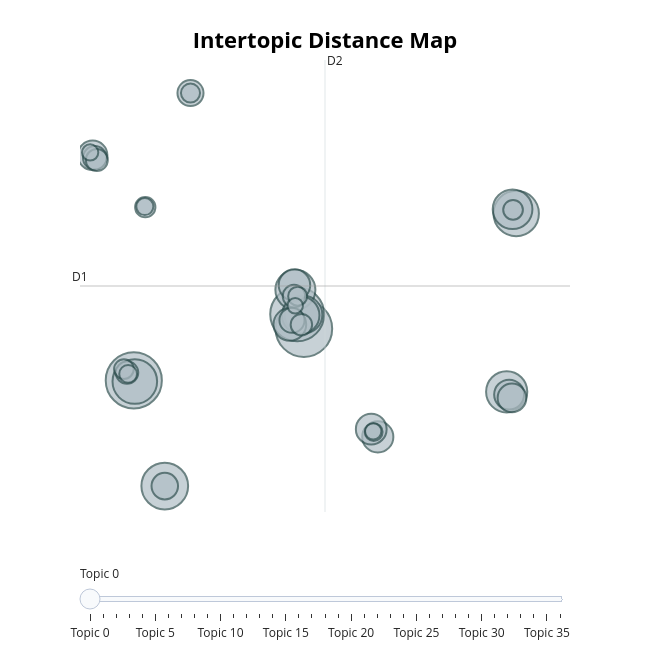

The code cell stored with this chart in its notebook:
### Code cell
topic_model.visualize_topics()

### Figure 1 — Plotly figure (JSON) as saved in the notebook; plotly's stock layout.template omitted (floating-point values rounded to 4 significant figures)
{"data": [{"customdata": [[0, " \"Homeless Man Yelled at by Police\" |  |  |  | ", 132], [1, " Camping Trip Planning Tips and Recommendations |  |  |  | ", 130], [2, " \"Toronto Homelessness Report: Crisis and Data\" |  |  |  | ", 120], [3, " \"Pet Care and Reunification Strategies\" |  |  |  | ", 90], [4, " \"Doctor's Advice on Pain Relief Post-Surgery\" |  |  |  | ", 85], [5, " \"Exploring Calgary's Music Festivals\" |  |  |  | ", 82], [6, " Title: \"Managing Nighttime Noise in Apartments\" |  |  |  | ", 70], [7, " \"Donate Used Clothing & Items to Shelters\" |  |  |  | ", 66], [8, " \"Cost Recommendations for Rough Basement Repair\" |  |  |  | ", 65], [9, " \"Resources for Homeless Seeking Work and Housing\" |  |  |  | ", 59], [10, " \"Budget and Housing in Edmonton's City Council Election\" |  |  |  | ", 58], [11, " \"French Language Usage Analysis\" |  |  |  | ", 44], [12, " \"Stolen Items: Bike, Wallet, Trailers\" |  |  |  | ", 41], [13, " \"Bus Routes and Transit Systems\" |  |  |  | ", 40], [14, " \"Shelter Spaces Open in Vancouver Tonight\" |  |  |  | ", 39], [15, " \"Weather Risks and Sleep Disturbances\" |  |  |  | ", 37], [16, " \"Hamilton Encampment Protocol: Safety & Rights\" |  |  |  | ", 36], [17, " \"Saanich Highway Encampment Incident Update\" |  |  |  | ", 34], [18, " \"Volunteering for Hamilton Animal Shelters\" |  |  |  | ", 29], [19, " \"Safe Downtown Apartments vs Homelessness\" |  |  |  | ", 28], [20, " Montreal Homeless Encampment Crisis: A Visitor's Perspective |  |  |  | ", 26], [21, " Title: \"Winnipeg's Homeless Encampment Housing Strategy\" |  |  |  | ", 23], [22, " \"Winnipeg Community Support Launches Website\" |  |  |  | ", 21], [23, " Title: \"Suggestions for Meeting People in Winnipeg\" |  |  |  | ", 21], [24, " \"Halifax Councillor Addresses Homeless Encampment Concerns\" |  |  |  | ", 20], [25, " \"Homeless Struggle with Drugs in City\" |  |  |  | ", 19], [26, " \"Beef vs Chicken: Basics to Super Green Selection\" |  |  |  | ", 17], [27, " \"Ikea Mattress Buying Guide\" |  |  |  | ", 16], [28, " \"French Job Market for Anglophones\" |  |  |  | ", 16], [29, " \"Toronto vs London: City Comparisons\" |  |  |  | ", 15], [30, " \"Weekly Edmonton Events Email\" |  |  |  | ", 15], [31, " \"Bus Shelter Design for Cold Weather\" |  |  |  | ", 13], [32, " \"Fitness Options for Busy Society\" |  |  |  | ", 13], [33, " \"Downtown Soup: Feeding Need in Dartmouth\" |  |  |  | ", 12], [34, " \"Warming Shelters for Unhoused During Cold Weather\" |  |  |  | ", 11], [35, " Drive Park Encampment Issue\n\nCreate a title for this article about a new study on the effects of climate change on coastal cities.\n\nTitle: \"Coast |  |  |  | ", 11], [36, " \"National Mental Health Drug Programs: BC's Strategy\" |  |  |  | ", 10]], "hovertemplate": "<b>Topic %{customdata[0]}</b><br>%{customdata[1]}<br>Size: %{customdata[2]}", "legendgroup": "", "marker": {"color": "#B0BEC5", "line": {"color": "DarkSlateGrey", "width": 2}, "size": [132, 130, 120, 90, 85, 82, 70, 66, 65, 59, 58, 44, 41, 40, 39, 37, 36, 34, 29, 28, 26, 23, 21, 21, 20, 19, 17, 16, 16, 15, 15, 13, 13, 12, 11, 11, 10], "sizemode": "area", "sizeref": 0.0825, "symbol": "circle"}, "mode": "markers", "name": "", "orientation": "v", "showlegend": false, "type": "scatter", "x": [9.453, -1.541, 9.02, 0.4605, 23.17, -1.474, 22.56, 8.903, 22.94, 9.424, 9.246, 8.545, 8.842, 14.23, 13.8, 22.72, -4.201, 22.9, 0.4617, 2.124, 8.683, -4.062, 8.813, -1.981, -3.932, 9.291, -0.7992, 22.97, -2.178, 2.124, 9.052, 13.96, -1.907, -0.8274, 13.93, -4.363, 8.891], "xaxis": "x", "y": [-0.8522, -3.779, -0.03804, -9.757, 5.666, -3.846, -4.426, 1.343, 5.901, -0.06579, -0.09695, -0.6127, 1.611, -6.976, -6.54, -4.584, 8.953, -4.769, -9.76, 12.47, -0.3785, 8.814, 0.9884, -3.337, 8.684, -0.6277, 6.02, 5.871, -3.139, 12.47, 0.9791, -6.703, -3.41, 6.054, -6.663, 9.115, 0.4425], "yaxis": "y"}], "layout": {"annotations": [{"showarrow": false, "text": "D1", "x": -5.017, "y": 1.561, "yshift": 10}, {"showarrow": false, "text": "D2", "x": 10.82, "xshift": 10, "y": 14.35}], "height": 650, "hoverlabel": {"bgcolor": "white", "font": {"family": "Rockwell", "size": 16}}, "legend": {"itemsizing": "constant", "tracegroupgap": 0}, "margin": {"t": 60}, "shapes": [{"line": {"color": "#CFD8DC", "width": 2}, "type": "line", "x0": 10.82, "x1": 10.82, "y0": -11.22, "y1": 14.35}, {"line": {"color": "#9E9E9E", "width": 2}, "type": "line", "x0": -5.017, "x1": 26.65, "y0": 1.561, "y1": 1.561}], "sliders": [{"active": 0, "pad": {"t": 50}, "steps": [{"args": [{"marker.color": [["red", "#B0BEC5", "#B0BEC5", "#B0BEC5", "#B0BEC5", "#B0BEC5", "#B0BEC5", "#B0BEC5", "#B0BEC5", "#B0BEC5", "#B0BEC5", "#B0BEC5", "#B0BEC5", "#B0BEC5", "#B0BEC5", "#B0BEC5", "#B0BEC5", "#B0BEC5", "#B0BEC5", "#B0BEC5", "#B0BEC5", "#B0BEC5", "#B0BEC5", "#B0BEC5", "#B0BEC5", "#B0BEC5", "#B0BEC5", "#B0BEC5", "#B0BEC5", "#B0BEC5", "#B0BEC5", "#B0BEC5", "#B0BEC5", "#B0BEC5", "#B0BEC5", "#B0BEC5", "#B0BEC5"]]}], "label": "Topic 0", "method": "update"}, {"args": [{"marker.color": [["#B0BEC5", "red", "#B0BEC5", "#B0BEC5", "#B0BEC5", "#B0BEC5", "#B0BEC5", "#B0BEC5", "#B0BEC5", "#B0BEC5", "#B0BEC5", "#B0BEC5", "#B0BEC5", "#B0BEC5", "#B0BEC5", "#B0BEC5", "#B0BEC5", "#B0BEC5", "#B0BEC5", "#B0BEC5", "#B0BEC5", "#B0BEC5", "#B0BEC5", "#B0BEC5", "#B0BEC5", "#B0BEC5", "#B0BEC5", "#B0BEC5", "#B0BEC5", "#B0BEC5", "#B0BEC5", "#B0BEC5", "#B0BEC5", "#B0BEC5", "#B0BEC5", "#B0BEC5", "#B0BEC5"]]}], "label": "Topic 1", "method": "update"}, {"args": [{"marker.color": [["#B0BEC5", "#B0BEC5", "red", "#B0BEC5", "#B0BEC5", "#B0BEC5", "#B0BEC5", "#B0BEC5", "#B0BEC5", "#B0BEC5", "#B0BEC5", "#B0BEC5", "#B0BEC5", "#B0BEC5", "#B0BEC5", "#B0BEC5", "#B0BEC5", "#B0BEC5", "#B0BEC5", "#B0BEC5", "#B0BEC5", "#B0BEC5", "#B0BEC5", "#B0BEC5", "#B0BEC5", "#B0BEC5", "#B0BEC5", "#B0BEC5", "#B0BEC5", "#B0BEC5", "#B0BEC5", "#B0BEC5", "#B0BEC5", "#B0BEC5", "#B0BEC5", "#B0BEC5", "#B0BEC5"]]}], "label": "Topic 2", "method": "update"}, {"args": [{"marker.color": [["#B0BEC5", "#B0BEC5", "#B0BEC5", "red", "#B0BEC5", "#B0BEC5", "#B0BEC5", "#B0BEC5", "#B0BEC5", "#B0BEC5", "#B0BEC5", "#B0BEC5", "#B0BEC5", "#B0BEC5", "#B0BEC5", "#B0BEC5", "#B0BEC5", "#B0BEC5", "#B0BEC5", "#B0BEC5", "#B0BEC5", "#B0BEC5", "#B0BEC5", "#B0BEC5", "#B0BEC5", "#B0BEC5", "#B0BEC5", "#B0BEC5", "#B0BEC5", "#B0BEC5", "#B0BEC5", "#B0BEC5", "#B0BEC5", "#B0BEC5", "#B0BEC5", "#B0BEC5", "#B0BEC5"]]}], "label": "Topic 3", "method": "update"}, {"args": [{"marker.color": [["#B0BEC5", "#B0BEC5", "#B0BEC5", "#B0BEC5", "red", "#B0BEC5", "#B0BEC5", "#B0BEC5", "#B0BEC5", "#B0BEC5", "#B0BEC5", "#B0BEC5", "#B0BEC5", "#B0BEC5", "#B0BEC5", "#B0BEC5", "#B0BEC5", "#B0BEC5", "#B0BEC5", "#B0BEC5", "#B0BEC5", "#B0BEC5", "#B0BEC5", "#B0BEC5", "#B0BEC5", "#B0BEC5", "#B0BEC5", "#B0BEC5", "#B0BEC5", "#B0BEC5", "#B0BEC5", "#B0BEC5", "#B0BEC5", "#B0BEC5", "#B0BEC5", "#B0BEC5", "#B0BEC5"]]}], "label": "Topic 4", "method": "update"}, {"args": [{"marker.color": [["#B0BEC5", "#B0BEC5", "#B0BEC5", "#B0BEC5", "#B0BEC5", "red", "#B0BEC5", "#B0BEC5", "#B0BEC5", "#B0BEC5", "#B0BEC5", "#B0BEC5", "#B0BEC5", "#B0BEC5", "#B0BEC5", "#B0BEC5", "#B0BEC5", "#B0BEC5", "#B0BEC5", "#B0BEC5", "#B0BEC5", "#B0BEC5", "#B0BEC5", "#B0BEC5", "#B0BEC5", "#B0BEC5", "#B0BEC5", "#B0BEC5", "#B0BEC5", "#B0BEC5", "#B0BEC5", "#B0BEC5", "#B0BEC5", "#B0BEC5", "#B0BEC5", "#B0BEC5", "#B0BEC5"]]}], "label": "Topic 5", "method": "update"}, {"args": [{"marker.color": [["#B0BEC5", "#B0BEC5", "#B0BEC5", "#B0BEC5", "#B0BEC5", "#B0BEC5", "red", "#B0BEC5", "#B0BEC5", "#B0BEC5", "#B0BEC5", "#B0BEC5", "#B0BEC5", "#B0BEC5", "#B0BEC5", "#B0BEC5", "#B0BEC5", "#B0BEC5", "#B0BEC5", "#B0BEC5", "#B0BEC5", "#B0BEC5", "#B0BEC5", "#B0BEC5", "#B0BEC5", "#B0BEC5", "#B0BEC5", "#B0BEC5", "#B0BEC5", "#B0BEC5", "#B0BEC5", "#B0BEC5", "#B0BEC5", "#B0BEC5", "#B0BEC5", "#B0BEC5", "#B0BEC5"]]}], "label": "Topic 6", "method": "update"}, {"args": [{"marker.color": [["#B0BEC5", "#B0BEC5", "#B0BEC5", "#B0BEC5", "#B0BEC5", "#B0BEC5", "#B0BEC5", "red", "#B0BEC5", "#B0BEC5", "#B0BEC5", "#B0BEC5", "#B0BEC5", "#B0BEC5", "#B0BEC5", "#B0BEC5", "#B0BEC5", "#B0BEC5", "#B0BEC5", "#B0BEC5", "#B0BEC5", "#B0BEC5", "#B0BEC5", "#B0BEC5", "#B0BEC5", "#B0BEC5", "#B0BEC5", "#B0BEC5", "#B0BEC5", "#B0BEC5", "#B0BEC5", "#B0BEC5", "#B0BEC5", "#B0BEC5", "#B0BEC5", "#B0BEC5", "#B0BEC5"]]}], "label": "Topic 7", "method": "update"}, {"args": [{"marker.color": [["#B0BEC5", "#B0BEC5", "#B0BEC5", "#B0BEC5", "#B0BEC5", "#B0BEC5", "#B0BEC5", "#B0BEC5", "red", "#B0BEC5", "#B0BEC5", "#B0BEC5", "#B0BEC5", "#B0BEC5", "#B0BEC5", "#B0BEC5", "#B0BEC5", "#B0BEC5", "#B0BEC5", "#B0BEC5", "#B0BEC5", "#B0BEC5", "#B0BEC5", "#B0BEC5", "#B0BEC5", "#B0BEC5", "#B0BEC5", "#B0BEC5", "#B0BEC5", "#B0BEC5", "#B0BEC5", "#B0BEC5", "#B0BEC5", "#B0BEC5", "#B0BEC5", "#B0BEC5", "#B0BEC5"]]}], "label": "Topic 8", "method": "update"}, {"args": [{"marker.color": [["#B0BEC5", "#B0BEC5", "#B0BEC5", "#B0BEC5", "#B0BEC5", "#B0BEC5", "#B0BEC5", "#B0BEC5", "#B0BEC5", "red", "#B0BEC5", "#B0BEC5", "#B0BEC5", "#B0BEC5", "#B0BEC5", "#B0BEC5", "#B0BEC5", "#B0BEC5", "#B0BEC5", "#B0BEC5", "#B0BEC5", "#B0BEC5", "#B0BEC5", "#B0BEC5", "#B0BEC5", "#B0BEC5", "#B0BEC5", "#B0BEC5", "#B0BEC5", "#B0BEC5", "#B0BEC5", "#B0BEC5", "#B0BEC5", "#B0BEC5", "#B0BEC5", "#B0BEC5", "#B0BEC5"]]}], "label": "Topic 9", "method": "update"}, {"args": [{"marker.color": [["#B0BEC5", "#B0BEC5", "#B0BEC5", "#B0BEC5", "#B0BEC5", "#B0BEC5", "#B0BEC5", "#B0BEC5", "#B0BEC5", "#B0BEC5", "red", "#B0BEC5", "#B0BEC5", "#B0BEC5", "#B0BEC5", "#B0BEC5", "#B0BEC5", "#B0BEC5", "#B0BEC5", "#B0BEC5", "#B0BEC5", "#B0BEC5", "#B0BEC5", "#B0BEC5", "#B0BEC5", "#B0BEC5", "#B0BEC5", "#B0BEC5", "#B0BEC5", "#B0BEC5", "#B0BEC5", "#B0BEC5", "#B0BEC5", "#B0BEC5", "#B0BEC5", "#B0BEC5", "#B0BEC5"]]}], "label": "Topic 10", "method": "update"}, {"args": [{"marker.color": [["#B0BEC5", "#B0BEC5", "#B0BEC5", "#B0BEC5", "#B0BEC5", "#B0BEC5", "#B0BEC5", "#B0BEC5", "#B0BEC5", "#B0BEC5", "#B0BEC5", "red", "#B0BEC5", "#B0BEC5", "#B0BEC5", "#B0BEC5", "#B0BEC5", "#B0BEC5", "#B0BEC5", "#B0BEC5", "#B0BEC5", "#B0BEC5", "#B0BEC5", "#B0BEC5", "#B0BEC5", "#B0BEC5", "#B0BEC5", "#B0BEC5", "#B0BEC5", "#B0BEC5", "#B0BEC5", "#B0BEC5", "#B0BEC5", "#B0BEC5", "#B0BEC5", "#B0BEC5", "#B0BEC5"]]}], "label": "Topic 11", "method": "update"}, {"args": [{"marker.color": [["#B0BEC5", "#B0BEC5", "#B0BEC5", "#B0BEC5", "#B0BEC5", "#B0BEC5", "#B0BEC5", "#B0BEC5", "#B0BEC5", "#B0BEC5", "#B0BEC5", "#B0BEC5", "red", "#B0BEC5", "#B0BEC5", "#B0BEC5", "#B0BEC5", "#B0BEC5", "#B0BEC5", "#B0BEC5", "#B0BEC5", "#B0BEC5", "#B0BEC5", "#B0BEC5", "#B0BEC5", "#B0BEC5", "#B0BEC5", "#B0BEC5", "#B0BEC5", "#B0BEC5", "#B0BEC5", "#B0BEC5", "#B0BEC5", "#B0BEC5", "#B0BEC5", "#B0BEC5", "#B0BEC5"]]}], "label": "Topic 12", "method": "update"}, {"args": [{"marker.color": [["#B0BEC5", "#B0BEC5", "#B0BEC5", "#B0BEC5", "#B0BEC5", "#B0BEC5", "#B0BEC5", "#B0BEC5", "#B0BEC5", "#B0BEC5", "#B0BEC5", "#B0BEC5", "#B0BEC5", "red", "#B0BEC5", "#B0BEC5", "#B0BEC5", "#B0BEC5", "#B0BEC5", "#B0BEC5", "#B0BEC5", "#B0BEC5", "#B0BEC5", "#B0BEC5", "#B0BEC5", "#B0BEC5", "#B0BEC5", "#B0BEC5", "#B0BEC5", "#B0BEC5", "#B0BEC5", "#B0BEC5", "#B0BEC5", "#B0BEC5", "#B0BEC5", "#B0BEC5", "#B0BEC5"]]}], "label": "Topic 13", "method": "update"}, {"args": [{"marker.color": [["#B0BEC5", "#B0BEC5", "#B0BEC5", "#B0BEC5", "#B0BEC5", "#B0BEC5", "#B0BEC5", "#B0BEC5", "#B0BEC5", "#B0BEC5", "#B0BEC5", "#B0BEC5", "#B0BEC5", "#B0BEC5", "red", "#B0BEC5", "#B0BEC5", "#B0BEC5", "#B0BEC5", "#B0BEC5", "#B0BEC5", "#B0BEC5", "#B0BEC5", "#B0BEC5", "#B0BEC5", "#B0BEC5", "#B0BEC5", "#B0BEC5", "#B0BEC5", "#B0BEC5", "#B0BEC5", "#B0BEC5", "#B0BEC5", "#B0BEC5", "#B0BEC5", "#B0BEC5", "#B0BEC5"]]}], "label": "Topic 14", "method": "update"}, {"args": [{"marker.color": [["#B0BEC5", "#B0BEC5", "#B0BEC5", "#B0BEC5", "#B0BEC5", "#B0BEC5", "#B0BEC5", "#B0BEC5", "#B0BEC5", "#B0BEC5", "#B0BEC5", "#B0BEC5", "#B0BEC5", "#B0BEC5", "#B0BEC5", "red", "#B0BEC5", "#B0BEC5", "#B0BEC5", "#B0BEC5", "#B0BEC5", "#B0BEC5", "#B0BEC5", "#B0BEC5", "#B0BEC5", "#B0BEC5", "#B0BEC5", "#B0BEC5", "#B0BEC5", "#B0BEC5", "#B0BEC5", "#B0BEC5", "#B0BEC5", "#B0BEC5", "#B0BEC5", "#B0BEC5", "#B0BEC5"]]}], "label": "Topic 15", "method": "update"}, {"args": [{"marker.color": [["#B0BEC5", "#B0BEC5", "#B0BEC5", "#B0BEC5", "#B0BEC5", "#B0BEC5", "#B0BEC5", "#B0BEC5", "#B0BEC5", "#B0BEC5", "#B0BEC5", "#B0BEC5", "#B0BEC5", "#B0BEC5", "#B0BEC5", "#B0BEC5", "red", "#B0BEC5", "#B0BEC5", "#B0BEC5", "#B0BEC5", "#B0BEC5", "#B0BEC5", "#B0BEC5", "#B0BEC5", "#B0BEC5", "#B0BEC5", "#B0BEC5", "#B0BEC5", "#B0BEC5", "#B0BEC5", "#B0BEC5", "#B0BEC5", "#B0BEC5", "#B0BEC5", "#B0BEC5", "#B0BEC5"]]}], "label": "Topic 16", "method": "update"}, {"args": [{"marker.color": [["#B0BEC5", "#B0BEC5", "#B0BEC5", "#B0BEC5", "#B0BEC5", "#B0BEC5", "#B0BEC5", "#B0BEC5", "#B0BEC5", "#B0BEC5", "#B0BEC5", "#B0BEC5", "#B0BEC5", "#B0BEC5", "#B0BEC5", "#B0BEC5", "#B0BEC5", "red", "#B0BEC5", "#B0BEC5", "#B0BEC5", "#B0BEC5", "#B0BEC5", "#B0BEC5", "#B0BEC5", "#B0BEC5", "#B0BEC5", "#B0BEC5", "#B0BEC5", "#B0BEC5", "#B0BEC5", "#B0BEC5", "#B0BEC5", "#B0BEC5", "#B0BEC5", "#B0BEC5", "#B0BEC5"]]}], "label": "Topic 17", "method": "update"}, {"args": [{"marker.color": [["#B0BEC5", "#B0BEC5", "#B0BEC5", "#B0BEC5", "#B0BEC5", "#B0BEC5", "#B0BEC5", "#B0BEC5", "#B0BEC5", "#B0BEC5", "#B0BEC5", "#B0BEC5", "#B0BEC5", "#B0BEC5", "#B0BEC5", "#B0BEC5", "#B0BEC5", "#B0BEC5", "red", "#B0BEC5", "#B0BEC5", "#B0BEC5", "#B0BEC5", "#B0BEC5", "#B0BEC5", "#B0BEC5", "#B0BEC5", "#B0BEC5", "#B0BEC5", "#B0BEC5", "#B0BEC5", "#B0BEC5", "#B0BEC5", "#B0BEC5", "#B0BEC5", "#B0BEC5", "#B0BEC5"]]}], "label": "Topic 18", "method": "update"}, {"args": [{"marker.color": [["#B0BEC5", "#B0BEC5", "#B0BEC5", "#B0BEC5", "#B0BEC5", "#B0BEC5", "#B0BEC5", "#B0BEC5", "#B0BEC5", "#B0BEC5", "#B0BEC5", "#B0BEC5", "#B0BEC5", "#B0BEC5", "#B0BEC5", "#B0BEC5", "#B0BEC5", "#B0BEC5", "#B0BEC5", "red", "#B0BEC5", "#B0BEC5", "#B0BEC5", "#B0BEC5", "#B0BEC5", "#B0BEC5", "#B0BEC5", "#B0BEC5", "#B0BEC5", "#B0BEC5", "#B0BEC5", "#B0BEC5", "#B0BEC5", "#B0BEC5", "#B0BEC5", "#B0BEC5", "#B0BEC5"]]}], "label": "Topic 19", "method": "update"}, {"args": [{"marker.color": [["#B0BEC5", "#B0BEC5", "#B0BEC5", "#B0BEC5", "#B0BEC5", "#B0BEC5", "#B0BEC5", "#B0BEC5", "#B0BEC5", "#B0BEC5", "#B0BEC5", "#B0BEC5", "#B0BEC5", "#B0BEC5", "#B0BEC5", "#B0BEC5", "#B0BEC5", "#B0BEC5", "#B0BEC5", "#B0BEC5", "red", "#B0BEC5", "#B0BEC5", "#B0BEC5", "#B0BEC5", "#B0BEC5", "#B0BEC5", "#B0BEC5", "#B0BEC5", "#B0BEC5", "#B0BEC5", "#B0BEC5", "#B0BEC5", "#B0BEC5", "#B0BEC5", "#B0BEC5", "#B0BEC5"]]}], "label": "Topic 20", "method": "update"}, {"args": [{"marker.color": [["#B0BEC5", "#B0BEC5", "#B0BEC5", "#B0BEC5", "#B0BEC5", "#B0BEC5", "#B0BEC5", "#B0BEC5", "#B0BEC5", "#B0BEC5", "#B0BEC5", "#B0BEC5", "#B0BEC5", "#B0BEC5", "#B0BEC5", "#B0BEC5", "#B0BEC5", "#B0BEC5", "#B0BEC5", "#B0BEC5", "#B0BEC5", "red", "#B0BEC5", "#B0BEC5", "#B0BEC5", "#B0BEC5", "#B0BEC5", "#B0BEC5", "#B0BEC5", "#B0BEC5", "#B0BEC5", "#B0BEC5", "#B0BEC5", "#B0BEC5", "#B0BEC5", "#B0BEC5", "#B0BEC5"]]}], "label": "Topic 21", "method": "update"}, {"args": [{"marker.color": [["#B0BEC5", "#B0BEC5", "#B0BEC5", "#B0BEC5", "#B0BEC5", "#B0BEC5", "#B0BEC5", "#B0BEC5", "#B0BEC5", "#B0BEC5", "#B0BEC5", "#B0BEC5", "#B0BEC5", "#B0BEC5", "#B0BEC5", "#B0BEC5", "#B0BEC5", "#B0BEC5", "#B0BEC5", "#B0BEC5", "#B0BEC5", "#B0BEC5", "red", "#B0BEC5", "#B0BEC5", "#B0BEC5", "#B0BEC5", "#B0BEC5", "#B0BEC5", "#B0BEC5", "#B0BEC5", "#B0BEC5", "#B0BEC5", "#B0BEC5", "#B0BEC5", "#B0BEC5", "#B0BEC5"]]}], "label": "Topic 22", "method": "update"}, {"args": [{"marker.color": [["#B0BEC5", "#B0BEC5", "#B0BEC5", "#B0BEC5", "#B0BEC5", "#B0BEC5", "#B0BEC5", "#B0BEC5", "#B0BEC5", "#B0BEC5", "#B0BEC5", "#B0BEC5", "#B0BEC5", "#B0BEC5", "#B0BEC5", "#B0BEC5", "#B0BEC5", "#B0BEC5", "#B0BEC5", "#B0BEC5", "#B0BEC5", "#B0BEC5", "#B0BEC5", "red", "#B0BEC5", "#B0BEC5", "#B0BEC5", "#B0BEC5", "#B0BEC5", "#B0BEC5", "#B0BEC5", "#B0BEC5", "#B0BEC5", "#B0BEC5", "#B0BEC5", "#B0BEC5", "#B0BEC5"]]}], "label": "Topic 23", "method": "update"}, {"args": [{"marker.color": [["#B0BEC5", "#B0BEC5", "#B0BEC5", "#B0BEC5", "#B0BEC5", "#B0BEC5", "#B0BEC5", "#B0BEC5", "#B0BEC5", "#B0BEC5", "#B0BEC5", "#B0BEC5", "#B0BEC5", "#B0BEC5", "#B0BEC5", "#B0BEC5", "#B0BEC5", "#B0BEC5", "#B0BEC5", "#B0BEC5", "#B0BEC5", "#B0BEC5", "#B0BEC5", "#B0BEC5", "red", "#B0BEC5", "#B0BEC5", "#B0BEC5", "#B0BEC5", "#B0BEC5", "#B0BEC5", "#B0BEC5", "#B0BEC5", "#B0BEC5", "#B0BEC5", "#B0BEC5", "#B0BEC5"]]}], "label": "Topic 24", "method": "update"}, {"args": [{"marker.color": [["#B0BEC5", "#B0BEC5", "#B0BEC5", "#B0BEC5", "#B0BEC5", "#B0BEC5", "#B0BEC5", "#B0BEC5", "#B0BEC5", "#B0BEC5", "#B0BEC5", "#B0BEC5", "#B0BEC5", "#B0BEC5", "#B0BEC5", "#B0BEC5", "#B0BEC5", "#B0BEC5", "#B0BEC5", "#B0BEC5", "#B0BEC5", "#B0BEC5", "#B0BEC5", "#B0BEC5", "#B0BEC5", "red", "#B0BEC5", "#B0BEC5", "#B0BEC5", "#B0BEC5", "#B0BEC5", "#B0BEC5", "#B0BEC5", "#B0BEC5", "#B0BEC5", "#B0BEC5", "#B0BEC5"]]}], "label": "Topic 25", "method": "update"}, {"args": [{"marker.color": [["#B0BEC5", "#B0BEC5", "#B0BEC5", "#B0BEC5", "#B0BEC5", "#B0BEC5", "#B0BEC5", "#B0BEC5", "#B0BEC5", "#B0BEC5", "#B0BEC5", "#B0BEC5", "#B0BEC5", "#B0BEC5", "#B0BEC5", "#B0BEC5", "#B0BEC5", "#B0BEC5", "#B0BEC5", "#B0BEC5", "#B0BEC5", "#B0BEC5", "#B0BEC5", "#B0BEC5", "#B0BEC5", "#B0BEC5", "red", "#B0BEC5", "#B0BEC5", "#B0BEC5", "#B0BEC5", "#B0BEC5", "#B0BEC5", "#B0BEC5", "#B0BEC5", "#B0BEC5", "#B0BEC5"]]}], "label": "Topic 26", "method": "update"}, {"args": [{"marker.color": [["#B0BEC5", "#B0BEC5", "#B0BEC5", "#B0BEC5", "#B0BEC5", "#B0BEC5", "#B0BEC5", "#B0BEC5", "#B0BEC5", "#B0BEC5", "#B0BEC5", "#B0BEC5", "#B0BEC5", "#B0BEC5", "#B0BEC5", "#B0BEC5", "#B0BEC5", "#B0BEC5", "#B0BEC5", "#B0BEC5", "#B0BEC5", "#B0BEC5", "#B0BEC5", "#B0BEC5", "#B0BEC5", "#B0BEC5", "#B0BEC5", "red", "#B0BEC5", "#B0BEC5", "#B0BEC5", "#B0BEC5", "#B0BEC5", "#B0BEC5", "#B0BEC5", "#B0BEC5", "#B0BEC5"]]}], "label": "Topic 27", "method": "update"}, {"args": [{"marker.color": [["#B0BEC5", "#B0BEC5", "#B0BEC5", "#B0BEC5", "#B0BEC5", "#B0BEC5", "#B0BEC5", "#B0BEC5", "#B0BEC5", "#B0BEC5", "#B0BEC5", "#B0BEC5", "#B0BEC5", "#B0BEC5", "#B0BEC5", "#B0BEC5", "#B0BEC5", "#B0BEC5", "#B0BEC5", "#B0BEC5", "#B0BEC5", "#B0BEC5", "#B0BEC5", "#B0BEC5", "#B0BEC5", "#B0BEC5", "#B0BEC5", "#B0BEC5", "red", "#B0BEC5", "#B0BEC5", "#B0BEC5", "#B0BEC5", "#B0BEC5", "#B0BEC5", "#B0BEC5", "#B0BEC5"]]}], "label": "Topic 28", "method": "update"}, {"args": [{"marker.color": [["#B0BEC5", "#B0BEC5", "#B0BEC5", "#B0BEC5", "#B0BEC5", "#B0BEC5", "#B0BEC5", "#B0BEC5", "#B0BEC5", "#B0BEC5", "#B0BEC5", "#B0BEC5", "#B0BEC5", "#B0BEC5", "#B0BEC5", "#B0BEC5", "#B0BEC5", "#B0BEC5", "#B0BEC5", "#B0BEC5", "#B0BEC5", "#B0BEC5", "#B0BEC5", "#B0BEC5", "#B0BEC5", "#B0BEC5", "#B0BEC5", "#B0BEC5", "#B0BEC5", "red", "#B0BEC5", "#B0BEC5", "#B0BEC5", "#B0BEC5", "#B0BEC5", "#B0BEC5", "#B0BEC5"]]}], "label": "Topic 29", "method": "update"}, {"args": [{"marker.color": [["#B0BEC5", "#B0BEC5", "#B0BEC5", "#B0BEC5", "#B0BEC5", "#B0BEC5", "#B0BEC5", "#B0BEC5", "#B0BEC5", "#B0BEC5", "#B0BEC5", "#B0BEC5", "#B0BEC5", "#B0BEC5", "#B0BEC5", "#B0BEC5", "#B0BEC5", "#B0BEC5", "#B0BEC5", "#B0BEC5", "#B0BEC5", "#B0BEC5", "#B0BEC5", "#B0BEC5", "#B0BEC5", "#B0BEC5", "#B0BEC5", "#B0BEC5", "#B0BEC5", "#B0BEC5", "red", "#B0BEC5", "#B0BEC5", "#B0BEC5", "#B0BEC5", "#B0BEC5", "#B0BEC5"]]}], "label": "Topic 30", "method": "update"}, {"args": [{"marker.color": [["#B0BEC5", "#B0BEC5", "#B0BEC5", "#B0BEC5", "#B0BEC5", "#B0BEC5", "#B0BEC5", "#B0BEC5", "#B0BEC5", "#B0BEC5", "#B0BEC5", "#B0BEC5", "#B0BEC5", "#B0BEC5", "#B0BEC5", "#B0BEC5", "#B0BEC5", "#B0BEC5", "#B0BEC5", "#B0BEC5", "#B0BEC5", "#B0BEC5", "#B0BEC5", "#B0BEC5", "#B0BEC5", "#B0BEC5", "#B0BEC5", "#B0BEC5", "#B0BEC5", "#B0BEC5", "#B0BEC5", "red", "#B0BEC5", "#B0BEC5", "#B0BEC5", "#B0BEC5", "#B0BEC5"]]}], "label": "Topic 31", "method": "update"}, {"args": [{"marker.color": [["#B0BEC5", "#B0BEC5", "#B0BEC5", "#B0BEC5", "#B0BEC5", "#B0BEC5", "#B0BEC5", "#B0BEC5", "#B0BEC5", "#B0BEC5", "#B0BEC5", "#B0BEC5", "#B0BEC5", "#B0BEC5", "#B0BEC5", "#B0BEC5", "#B0BEC5", "#B0BEC5", "#B0BEC5", "#B0BEC5", "#B0BEC5", "#B0BEC5", "#B0BEC5", "#B0BEC5", "#B0BEC5", "#B0BEC5", "#B0BEC5", "#B0BEC5", "#B0BEC5", "#B0BEC5", "#B0BEC5", "#B0BEC5", "red", "#B0BEC5", "#B0BEC5", "#B0BEC5", "#B0BEC5"]]}], "label": "Topic 32", "method": "update"}, {"args": [{"marker.color": [["#B0BEC5", "#B0BEC5", "#B0BEC5", "#B0BEC5", "#B0BEC5", "#B0BEC5", "#B0BEC5", "#B0BEC5", "#B0BEC5", "#B0BEC5", "#B0BEC5", "#B0BEC5", "#B0BEC5", "#B0BEC5", "#B0BEC5", "#B0BEC5", "#B0BEC5", "#B0BEC5", "#B0BEC5", "#B0BEC5", "#B0BEC5", "#B0BEC5", "#B0BEC5", "#B0BEC5", "#B0BEC5", "#B0BEC5", "#B0BEC5", "#B0BEC5", "#B0BEC5", "#B0BEC5", "#B0BEC5", "#B0BEC5", "#B0BEC5", "red", "#B0BEC5", "#B0BEC5", "#B0BEC5"]]}], "label": "Topic 33", "method": "update"}, {"args": [{"marker.color": [["#B0BEC5", "#B0BEC5", "#B0BEC5", "#B0BEC5", "#B0BEC5", "#B0BEC5", "#B0BEC5", "#B0BEC5", "#B0BEC5", "#B0BEC5", "#B0BEC5", "#B0BEC5", "#B0BEC5", "#B0BEC5", "#B0BEC5", "#B0BEC5", "#B0BEC5", "#B0BEC5", "#B0BEC5", "#B0BEC5", "#B0BEC5", "#B0BEC5", "#B0BEC5", "#B0BEC5", "#B0BEC5", "#B0BEC5", "#B0BEC5", "#B0BEC5", "#B0BEC5", "#B0BEC5", "#B0BEC5", "#B0BEC5", "#B0BEC5", "#B0BEC5", "red", "#B0BEC5", "#B0BEC5"]]}], "label": "Topic 34", "method": "update"}, {"args": [{"marker.color": [["#B0BEC5", "#B0BEC5", "#B0BEC5", "#B0BEC5", "#B0BEC5", "#B0BEC5", "#B0BEC5", "#B0BEC5", "#B0BEC5", "#B0BEC5", "#B0BEC5", "#B0BEC5", "#B0BEC5", "#B0BEC5", "#B0BEC5", "#B0BEC5", "#B0BEC5", "#B0BEC5", "#B0BEC5", "#B0BEC5", "#B0BEC5", "#B0BEC5", "#B0BEC5", "#B0BEC5", "#B0BEC5", "#B0BEC5", "#B0BEC5", "#B0BEC5", "#B0BEC5", "#B0BEC5", "#B0BEC5", "#B0BEC5", "#B0BEC5", "#B0BEC5", "#B0BEC5", "red", "#B0BEC5"]]}], "label": "Topic 35", "method": "update"}, {"args": [{"marker.color": [["#B0BEC5", "#B0BEC5", "#B0BEC5", "#B0BEC5", "#B0BEC5", "#B0BEC5", "#B0BEC5", "#B0BEC5", "#B0BEC5", "#B0BEC5", "#B0BEC5", "#B0BEC5", "#B0BEC5", "#B0BEC5", "#B0BEC5", "#B0BEC5", "#B0BEC5", "#B0BEC5", "#B0BEC5", "#B0BEC5", "#B0BEC5", "#B0BEC5", "#B0BEC5", "#B0BEC5", "#B0BEC5", "#B0BEC5", "#B0BEC5", "#B0BEC5", "#B0BEC5", "#B0BEC5", "#B0BEC5", "#B0BEC5", "#B0BEC5", "#B0BEC5", "#B0BEC5", "#B0BEC5", "red"]]}], "label": "Topic 36", "method": "update"}]}], "title": {"font": {"color": "Black", "size": 22}, "text": "<b>Intertopic Distance Map</b>", "x": 0.5, "xanchor": "center", "y": 0.95, "yanchor": "top"}, "width": 650, "xaxis": {"anchor": "y", "domain": [0, 1], "range": [-5.017, 26.65], "title": {"text": ""}, "visible": false}, "yaxis": {"anchor": "x", "domain": [0, 1], "range": [-11.22, 14.35], "title": {"text": ""}, "visible": false}}}
